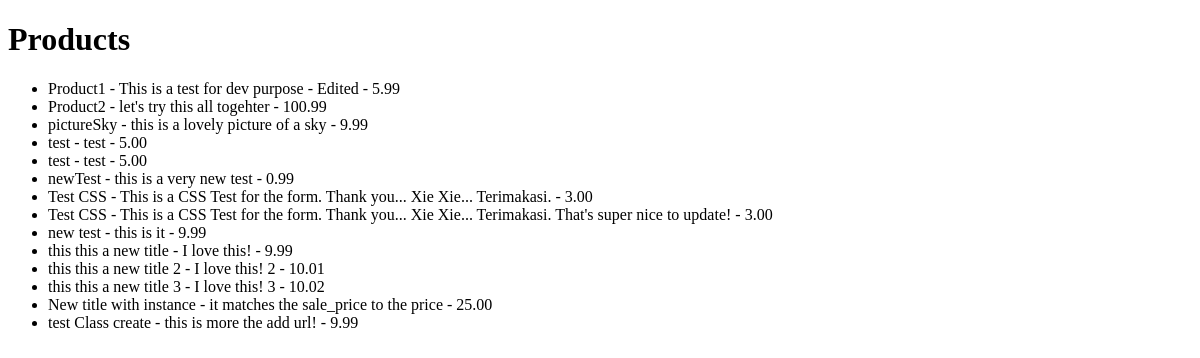
Before: /products/ with the older database file.
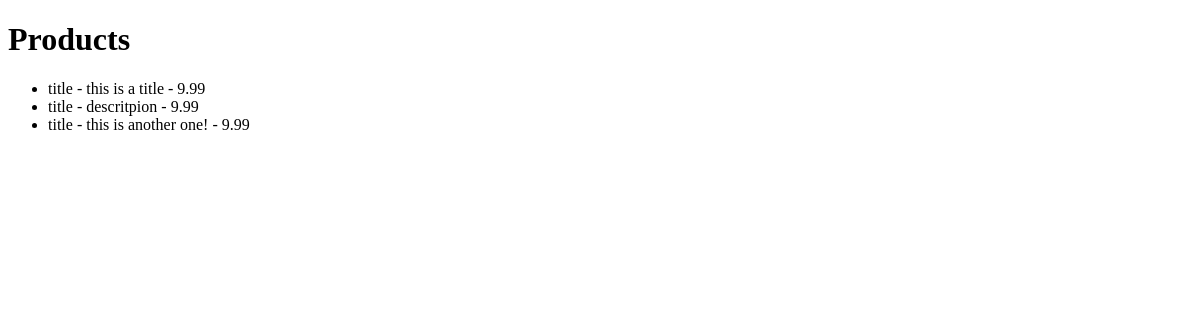
After: the same page with the newer database file.
### products/models.py (models this page shows)
class Product(models.Model):
  user = models.ForeignKey(settings.AUTH_USER_MODEL)
  title = models.CharField(max_length=30) # title string creation
  slug = models.SlugField(blank=True, unique=True)
  description = models.TextField()
  price = models.DecimalField(max_digits=100, decimal_places=2, default=9.99, null=True, blank=True)
  sale_price = models.DecimalField(max_digits=100, decimal_places=2, default= 6.99, null=True, blank=True)
  def __str__(self):
    return self.title # returns the title name of the product when you print the object

### products/views.py (the view)
# urls.py: url(r'^products/$', ProductListView.as_view(), name='product_list_view'),
class ProductListView(ListView):
  model = Product
  def get_queryset(self, *args, **kwargs):
      qs = super(ProductListView, self).get_queryset(**kwargs)
      return qs

### templates/products/product_list.html
{% extends "base.html" %}
{% block content %}
<h1>Products</h1>
<ul>
{% for instance in object_list %}
    <li>{{ instance }} - {{ instance.description }} - {{ instance.price }}</li>
{% empty %}
    <li>No products yet.</li>
{% endfor %}
</ul>
{% endblock content %}

### templates/base.html
<!DOCTYPE html>
<html>
  <head>
  </head>
  <body>
    {% block content %}
    {% endblock content %}
  </body>
</html>

Changed rows visible on the page:
removed Product: title "Product2", description "let's try this all togehter", price "100.99"
removed Product: title "test", description "test", price "5.00"
removed Product: title "test", description "test", price "5.00"
removed Product: title "newTest", description "this is a very new test", price "0.99"
removed Product: title "Test CSS", description "This is a CSS Test for the form. Thank you... Xie Xie... Terimakasi.", price "3.00"
removed Product: title "Test CSS", description "This is a CSS Test for the form. Thank you... Xie Xie... Terimakasi. That's super nice to update!", price "3.00"
removed Product: title "new test", description "this is it", price "9.99"
removed Product: title "this this a new title", description "I love this!", price "9.99"
removed Product: title "this this a new title 2", description "I love this! 2", price "10.01"
removed Product: title "this this a new title 3", description "I love this! 3", price "10.02"
removed Product: title "New title with instance", description "it matches the sale_price to the price", price "25.00"
removed Product: title "test Class create", description "this is more the add url!", price "9.99"
changed Product: title "Product1" → "title"; description "This is a test for dev purpose - Edited" → "this is a title"; price "5.99" → "9.99"
added Product: title "title", description "descritpion", price "9.99"
changed Product: title "pictureSky" → "title"; description "this is a lovely picture of a sky" → "this is another one!"
